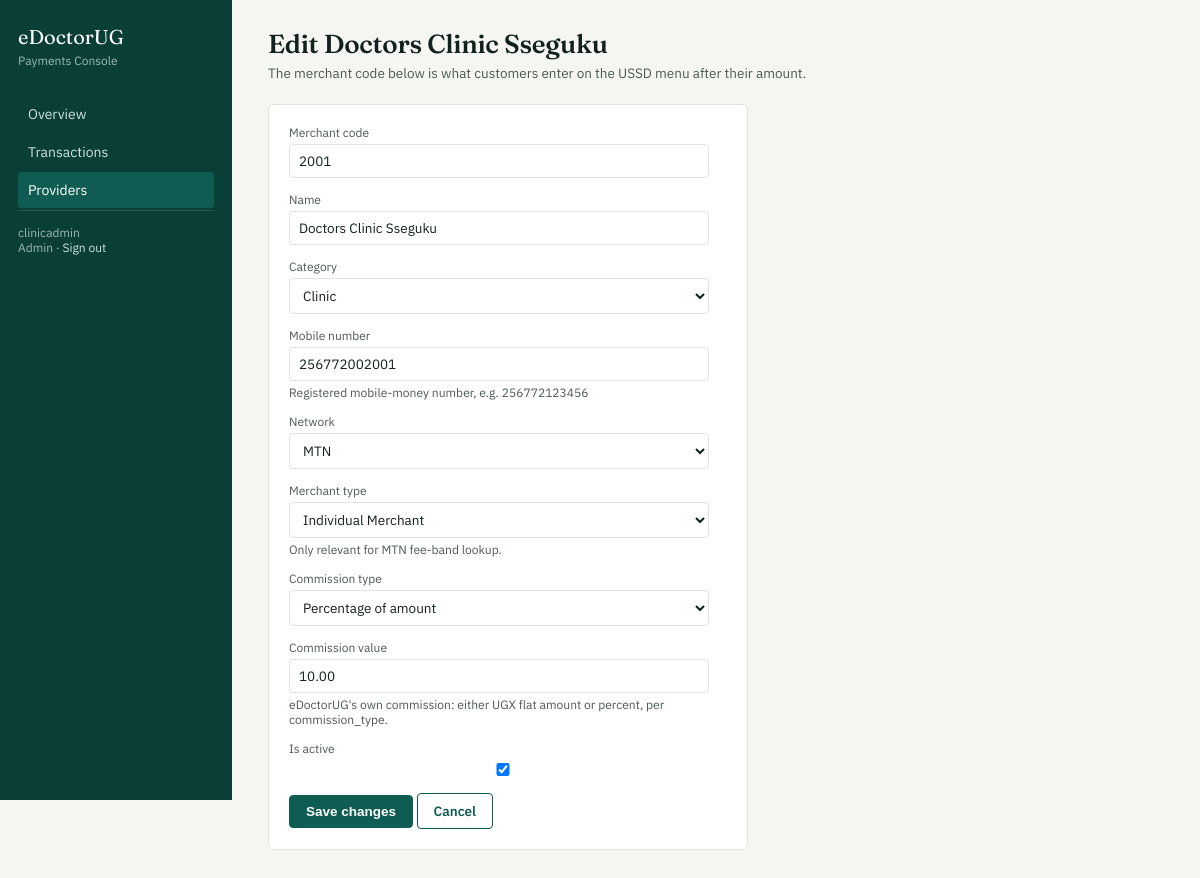
Page /api/ussd/providers/1/edit/ (signed in) on the committed database.
### dashboard/models.py (models this page shows, shortened)
class Provider(models.Model):
    merchant_code = models.CharField(
        max_length=20,
        unique=True,
        db_index=True
    )
    name = models.CharField(max_length=255)
    category = models.CharField(
        max_length=20,
        choices=ProviderCategory.choices
    )
    mobile_number = models.CharField(
        max_length=15,
        help_text="Registered mobile-money number, e.g. 256772123456"
    )
    network = models.CharField(
        max_length=10,
        choices=Network.choices
    )
    merchant_type = models.CharField(
        max_length=15,
        choices=MerchantType.choices,
        default=MerchantType.INDIVIDUAL,
        help_text="Only relevant for MTN fee-band lookup."
    )
    commission_type = models.CharField(
        max_length=10,
        choices=CommissionType.choices,
        default=CommissionType.PERCENT
    )
    commission_value = models.DecimalField(
        max_digits=10,
        decimal_places=2,
        default=Decimal("0.00"),
        help_text=(
            "eDoctorUG's own commission: either UGX flat amount "
            "or percent, per commission_type."
        )
    )
    is_active = models.BooleanField(default=True)
    managed_by = models.ForeignKey(
        settings.AUTH_USER_MODEL,
        null=True,
        blank=True,
        on_delete=models.SET_NULL,
        related_name="providers",
        help_text=(
            "Admin user who manages this provider in the dashboard "
            "(for scoping non-superuser access)."
        )
    )
    created_at = models.DateTimeField(auto_now_add=True)
    updated_at = models.DateTimeField(auto_now=True)
    class Meta:
        ordering = ["name"]

### dashboard/views.py (the view)
class ProviderUpdateView(StaffRequiredMixin, RoleScopedQuerysetMixin, UpdateView):
    model = Provider
    template_name = "dashboard/provider_form.html"
    fields = ["merchant_code", "name", "category", "mobile_number", "network",
              "merchant_type", "commission_type", "commission_value", "is_active"]
    success_url = reverse_lazy("dashboard:providers")
    def get_queryset(self):
        return self.scoped_providers()

### dashboard/views.py (called while the page is built)
    def test_func(self):
        user = self.request.user
        return user.is_superuser or user.groups.filter(name="Admin").exists()

    def scoped_providers(self):
        user = self.request.user
        if user.is_superuser:
            return Provider.objects.all()
        return Provider.objects.filter(managed_by=user)

### dashboard/templates/dashboard/provider_form.html (shortened to what this page needs)
{% extends "dashboard/base.html" %}
{% block content %}
<div class="page-head">
  <div>
    <h1>{% if object %}Edit {{ object.name }}{% else %}Add provider{% endif %}</h1>
    <p>The merchant code below is what customers enter on the USSD menu after their amount.</p>
  </div>
</div>
<div class="panel" style="max-width:480px;">
  <form method="post" class="stacked">
    {% for field in form %}
      <div class="field">
        <label for="{{ field.id_for_label }}">{{ field.label }}</label>
        {{ field }}
        {% if field.help_text %}<small style="color:var(--ink-soft);">{{ field.help_text }}</small>{% endif %}
      </div>
    {% endfor %}
    <button type="submit" class="btn">{% if object %}Save changes{% else %}Add provider{% endif %}</button>
    <a href="{% url 'dashboard:providers' %}" class="btn secondary">Cancel</a>
  </form>
</div>
{% endblock %}

### dashboard/templates/dashboard/base.html (shortened to what this page needs)
{% load static %}
<!DOCTYPE html>
<html lang="en">
<head>
  <link rel="stylesheet" href="{% static 'dashboard/css/style.css' %}">
</head>
<body>
  <div class="shell">
    <aside class="sidebar">
      <div class="brand">eDoctorUG</div>
      <div class="brand-sub">Payments Console</div>
      <nav>
        <a href="{% url 'dashboard:home' %}" class="{% if request.resolver_match.url_name == 'home' %}active{% endif %}">Overview</a>
        <a href="{% url 'dashboard:transactions' %}" class="{% if request.resolver_match.url_name == 'transactions' %}active{% endif %}">Transactions</a>
        <a href="{% url 'dashboard:providers' %}" class="{% if 'provider' in request.resolver_match.url_name %}active{% endif %}">Providers</a>
      </nav>
      <div class="role-pill">
        {{ request.user.get_username }}<br>
        {% if request.user.is_superuser %}Superuser{% else %}Admin{% endif %}
        &middot; <a href="{% url 'dashboard:logout' %}" style="color:#cfe3de;">Sign out</a>
      </div>
    </aside>
    <main class="main">
      {% block content %}{% endblock %}
    </main>
  </div>
</body>
</html>

### dashboard/static/dashboard/css/style.css (style rules this page uses)
:root { --bg: #f5f6f2; --surface: #ffffff; --ink: #12211c; --ink-soft: #4b5a53; --primary: #0e5c52; --primary-dark: #0a3f38; --amber: #b8791e; --amber-bg: #fbf0dd; --success: #2e7a54; --success-bg: #e7f3ec; --danger: #a8402e; --danger-bg: #f8e9e6; --border: #e2e5de; --sidebar-width: 232px; }
* { box-sizing: border-box; }
body { background: var(--bg); color: var(--ink); font-family: "IBM Plex Sans", -apple-system, BlinkMacSystemFont, sans-serif; font-size: 14.5px; margin: 0; }
h1, h2, h3, .display-font { font-family: "Fraunces", Georgia, serif; font-weight: 560; letter-spacing: -0.01em; color: var(--ink); }
a { color: var(--primary); text-decoration: none; }
.shell { display: flex; min-height: 100vh; }
.sidebar { width: var(--sidebar-width); flex-shrink: 0; background: var(--primary-dark); color: #dce9e5; padding: 24px 18px; position: sticky; top: 0; height: 100vh; overflow-y: auto; }
.sidebar .brand { font-family: "Fraunces", serif; font-size: 20px; color: #fff; margin-bottom: 4px; }
.sidebar .brand-sub { font-size: 12px; color: #9db9b1; margin-bottom: 28px; }
.sidebar nav a { display: block; color: #cfe3de; padding: 9px 10px; border-radius: 4px; margin-bottom: 2px; font-size: 14px; }
.sidebar nav a.active { background: var(--primary); color: #fff; }
.sidebar .role-pill { margin-top: auto; font-size: 12px; color: #9db9b1; border-top: 1px solid rgba(255,255,255,0.12); padding-top: 14px; }
.main { flex: 1; min-width: 0; padding: 28px 36px 60px; }
.page-head { display: flex; align-items: baseline; justify-content: space-between; margin-bottom: 22px; flex-wrap: wrap; gap: 10px; }
.page-head h1 { font-size: 26px; margin: 0; }
.page-head p { margin: 4px 0 0; color: var(--ink-soft); font-size: 13.5px; }
.panel { background: var(--surface); border: 1px solid var(--border); border-radius: 6px; padding: 20px; margin-bottom: 24px; }
.field { display: flex; flex-direction: column; gap: 4px; }
.field label { font-size: 12px; color: var(--ink-soft); }
.field input, .field select { border: 1px solid var(--border); border-radius: 4px; padding: 7px 9px; font-size: 13.5px; font-family: inherit; min-width: 130px; background: #fff; color: var(--ink); }
form.stacked .field { margin-bottom: 14px; max-width: 420px; }
form.stacked .field input, form.stacked .field select { width: 100%; }
.btn { display: inline-block; padding: 8px 16px; border-radius: 4px; border: 1px solid var(--primary); background: var(--primary); color: #fff; font-size: 13.5px; font-weight: 600; cursor: pointer; text-decoration: none; }
.btn.secondary { background: transparent; color: var(--primary); }

### rows in the picture
Provider: name "Doctors Clinic Sseguku", form "2001" "Doctors Clinic Sseguku" "Clinic" "256772002001" "MTN" "Individual Merchant" "Percentage of amount" "10.00" "☑"

### other values in the picture
{{ request.user.get_username }} "clinicadmin"
{{ field.label }} "Merchant code" "Name" "Category" "Mobile number" "Network" "Merchant type" "Commission type" "Commission value" "Is active"
{{ field.help_text }} "Registered mobile-money number, e.g. 256772123456" "Only relevant for MTN fee-band lookup." "eDoctorUG's own commission: either UGX flat amount or percent, per commission_type."
